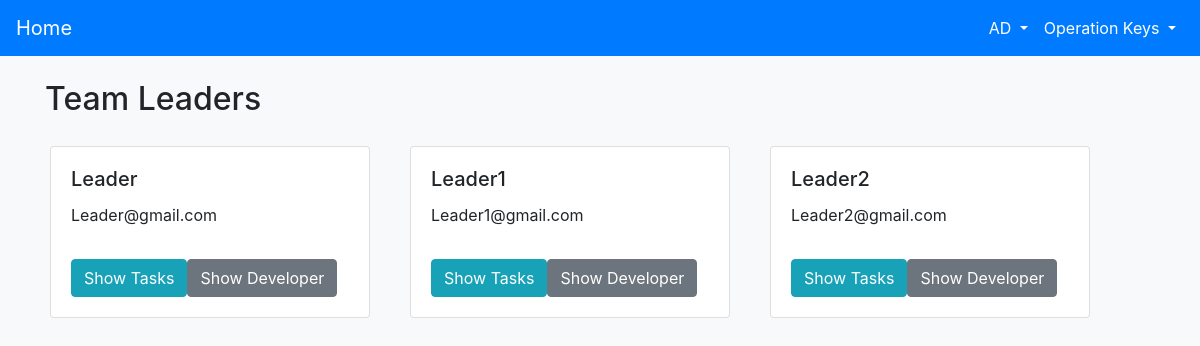
Before: /View_members/ (signed in) with the older database file.
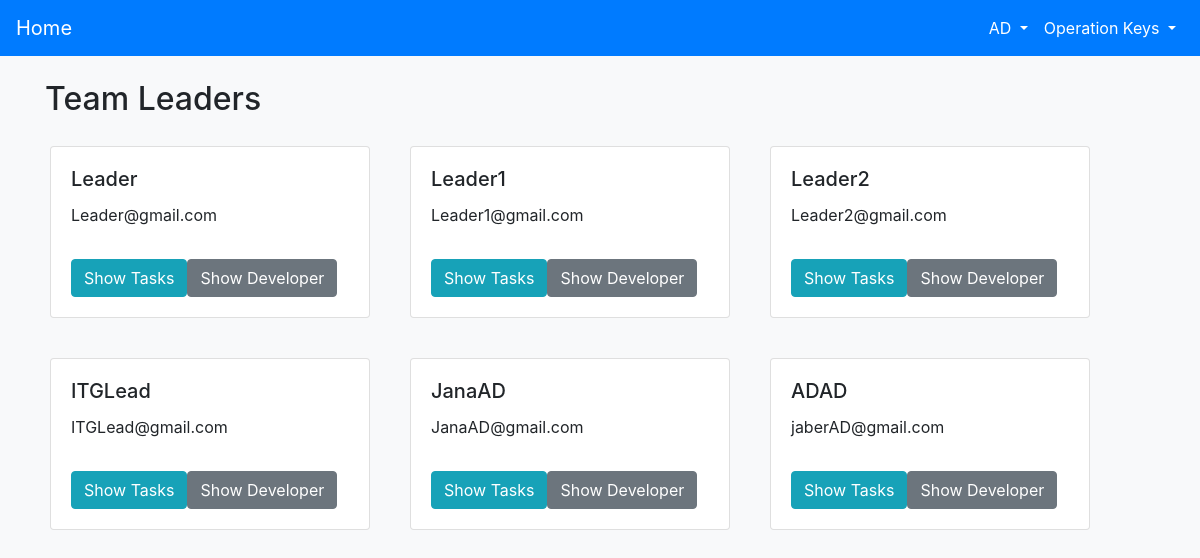
After: the same page with the newer database file.
### hierarchy/models.py (models this page shows)
class User(AbstractUser):
    ROLE_CHOICES = [
        ('Manager', 'Manager'),
        ('Team Leader', 'Team Leader'),
        ('Developer', 'Developer'),
    ]
    username = models.CharField(max_length=50, unique=True)
    first_name = models.CharField(max_length=50)
    last_name = models.CharField(max_length=50)
    email = models.EmailField(unique=True)
    password = models.CharField(max_length=100)
    role = models.CharField(max_length=20, choices=ROLE_CHOICES)
    supervisor = models.ForeignKey('self', on_delete=models.SET_NULL, null=True, blank=True, related_name='supervised_users')

### hierarchy/views.py (the view)
# urls.py: path('View_members/',views.View_members,name='View_members'),
@login_required
def View_members(request):
    if request.user.role == 'Manager':
        queryset = User.objects.filter(supervisor=request.user)
        return render(request, 'View_members.html',{'Leaders':queryset,'pk':request.user.id})
    else:
        return render(request,'permission.html')

### hierarchy/templates/View_members.html (shortened to what this page needs)
<!doctype html>
{% load static %}
<html lang="en">
<head>
    <link rel="stylesheet" href="https://cdn.jsdelivr.net/npm/bootstrap@4.0.0/dist/css/bootstrap.min.css">
    <link rel="stylesheet" type="text/css" href="{% static 'css/Manager.css' %}">
</head>
<body>
    <nav class="navbar navbar-expand-lg navbar-dark">
        <a class="navbar-brand" href="{% url 'Manager' %}">Home</a>
        <div class="collapse navbar-collapse" id="navbarNav">
            <ul class="navbar-nav ml-auto">
                <li class="nav-item dropdown">
                    <a class="nav-link dropdown-toggle" href="#" id="navbarDropdownMenuLink" role="button" data-toggle="dropdown" aria-haspopup="true" aria-expanded="false">
                        {{ request.user.username }}
                    </a>
                </li>
                <li class="nav-item dropdown">
                    <a class="nav-link dropdown-toggle" href="#" id="navbarDropdownMenuLink" role="button" data-toggle="dropdown" aria-haspopup="true" aria-expanded="false">
                        Operation Keys
                    </a>
                </li>
            </ul>
        </div>
    </nav>
<div class="container">
    <h2 class="mt-4">Team Leaders</h2>
    <div class="row">
    {% for leader in Leaders %}
        <div class="card">
            <div class="card-body">
                <h5 class="card-title">{{ leader.username }}</h5>
                <p class="card-text">{{ leader.email }}</p>
                <div class="btn-group mt-3" role="group">
                <a href="{% url 'show_task' leader.pk %}"><button type="button" class="btn btn-info">Show Tasks</button></a>
                <a href="{% url 'Show_developer' leader.pk %}"><button type="button" class="btn btn-secondary">Show Developer</button></a>
                </div>
            </div>
        </div>
        {% endfor %}
    </div>
</div>
</body>
</html>

### hierarchy/static/css/Manager.css (style rules this page uses)
body { background-color: #f8f9fa; }
.navbar { background-color: #007bff !important; }
.navbar-brand, .navbar-nav .nav-link { color: #ffffff !important; }
.card { margin: 20px; width: 20rem; float: left; }

Changed rows visible on the page:
added User: username "ITGLead", email "ITGLead@gmail.com"
added User: username "JanaAD", email "JanaAD@gmail.com"
added User: username "ADAD", email "jaberAD@gmail.com"
